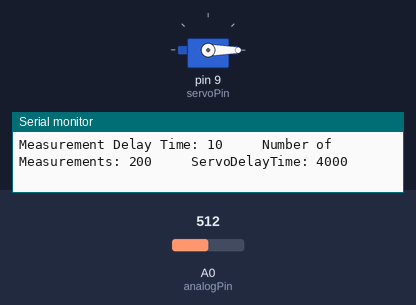
A sketch run on a simulated Arduino Uno, built with avr-gcc and run on an emulated ATmega328P. Shown: servo, the last lines printed to the serial monitor. The test bench sets the inputs (shaded band); at power-on: A0 (analogPin) = 512.

Above: at 0.05 s.
At 8.1 s:
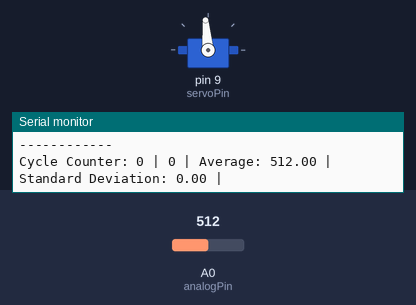
Timing chart, 0 to 10.5 s (numbered marks = the images above):
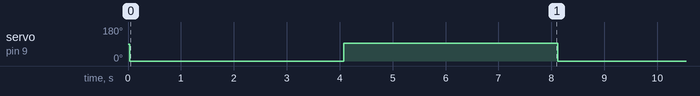

The sketch:

SimpleServo.ino
```cpp
#include <Servo.h>

Servo myservo;
int servoPin = 9;
int measurementDelayTime = 10;
int numOfMeasurements = 200;
int servoDelayTime = 6000 - (measurementDelayTime * numOfMeasurements);
int cycleCounter = 0;

int analogPin = A0;
int raw = 0;
int Vin = 5;
float Vout = 0;
float R1 = 5000;
float R2 = 0;
float buffer = 0;

void setup() {
  Serial.begin(9600);
  myservo.attach(servoPin);

  Serial.print("Measurement Delay Time: ");
  Serial.print(measurementDelayTime);
  Serial.print("     Number of Measurements: ");
  Serial.print(numOfMeasurements);
  Serial.print("     ServoDelayTime: ");
  Serial.println(servoDelayTime);
  Serial.println("------------");

}

void takeMeasurements(int cycleCounter, int srvPos){
  float sum = 0.0;
  int goodCounts = 0;
  float measurements[numOfMeasurements];
  float average = 0.0;

  for(int i = 0; i < numOfMeasurements; i++){
    raw= analogRead(analogPin);
    if(raw){
      sum += raw;
      measurements[goodCounts] = raw;
      goodCounts++;
    }
  }

  average = sum/goodCounts;
  float stdDev = 0.0;

  for(int i = 0; i<goodCounts; i++){
    stdDev += sq((measurements[i] - average));
  }
  stdDev = sqrt(stdDev/(goodCounts-1));

  if(srvPos == 0){
    Serial.print("Cycle Counter: ");
    Serial.print(cycleCounter);
    Serial.print(" | ");
  }
  Serial.print(srvPos);
  Serial.print(" | ");


  Serial.print("Average: ");
  Serial.print(average);
  Serial.print(" | ");
  Serial.print("Standard Deviation: ");
  if(srvPos == 0){
    Serial.print(stdDev);
    Serial.print(" | ");
  }else{
    Serial.println(stdDev);
  }

//  buffer= raw * Vin;
//  Vout= (buffer)/1024.0;
//  buffer= (Vin/Vout) -1;
//  R2 = R1 * buffer;

  delay(measurementDelayTime);


}

void loop() {

  myservo.write(0);
  delay(servoDelayTime);
  takeMeasurements(cycleCounter, 0);

  myservo.write(95);
  delay(servoDelayTime);
  takeMeasurements(cycleCounter, 90);

  cycleCounter++;
}
```

Measured:
- by itself, servo on pin 9 (servoPin): alternates 95° for 4.0 s and 0° for 4.0 s
